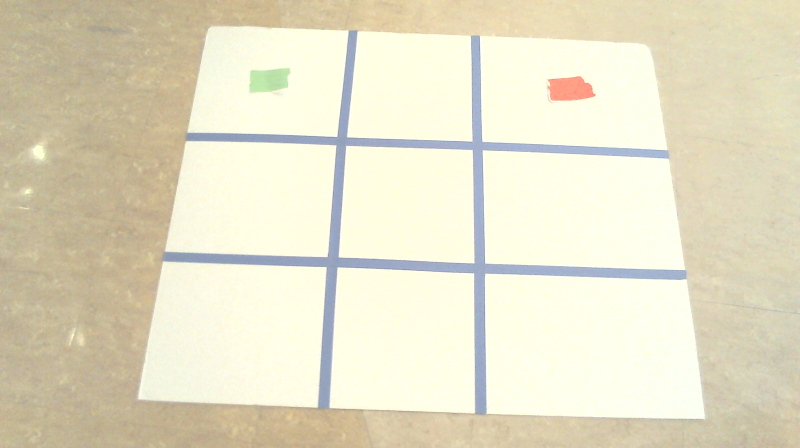
#> input picture Sprint #4 - Classification, Images, and Neural Networks/working with roto_images/images/rotoimages/roto1.jpg, 1600 x 896 px (shown at 1/2 size)
$ python '2024-12-02 - Step 1c - Make Training Squares.py'
#> lines starting #> are read from the running program, lines starting #| are printed output that depends on the picture
#!/usr/bin/env python
# coding: utf-8

# In[9]:


get_ipython().run_line_magic('matplotlib', 'inline')
from pylab import *
import cv2
from glob import glob
from image_defs import *
import os


# In[10]:


board_picture_folder='images/rotoimages/'
square_images_folder='images/rotoimages squares'
image_to_use_for_corners="images/rotoimages/roto1.jpg"

from corners import *


# In[11]:


board_filenames=sorted(glob(board_picture_folder+"/*.jpg"))
print(len(board_filenames))


# ## Look at all the boards

# In[12]:


count=1
figure(figsize=(15,10))
for filename in board_filenames:
    subplot(3,4,count)

    image=imread(filename)
#> image is the input picture: shape (896, 1600, 3); mean R, G, B 228.3, 222.8, 198.2
    image=image[:,300:1400]  # truncate if you need to
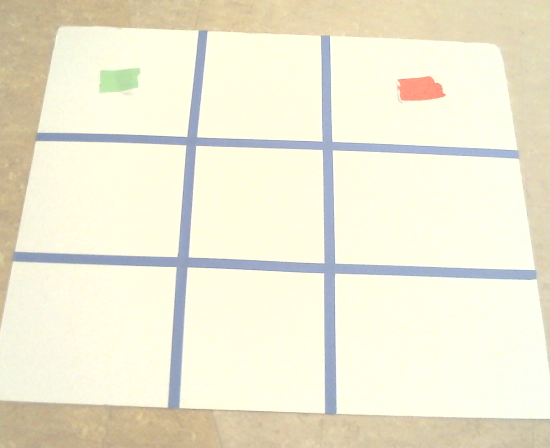
#> image: shape (896, 1100, 3) (shown at 1/2 size); mean R, G, B 238.6, 235.4, 213.4

    imshow(image)


    base,name=os.path.split(filename)
    title(name)
    print(name)
    count+=1
#> pass 2 of the loop `for filename in board_filenames:`:
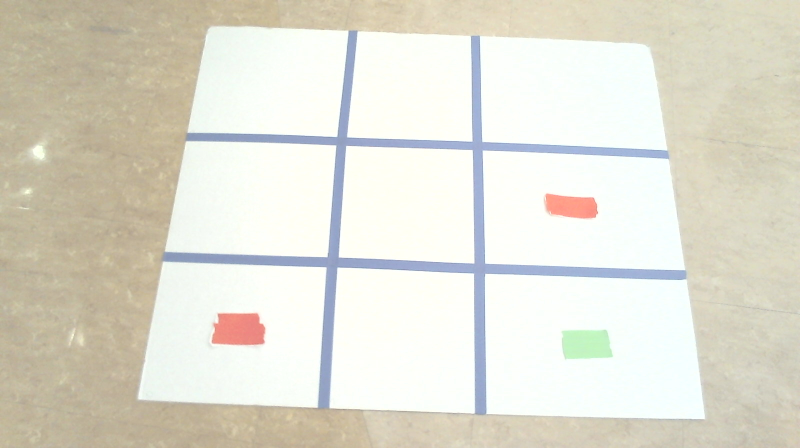
#> input picture Sprint #4 - Classification, Images, and Neural Networks/working with roto_images/images/rotoimages/roto3.jpg, 1600 x 896 px (shown at 1/2 size)
#> image is the input picture: shape (896, 1600, 3); mean R, G, B 224.3, 222.3, 209.9
#> `image=image[:,300:1400]`:
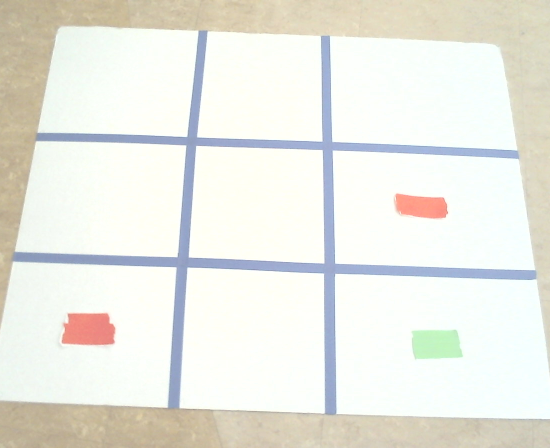
#> image: shape (896, 1100, 3) (shown at 1/2 size); mean R, G, B 234.6, 235.1, 227.7
#> pass 3 of the loop `for filename in board_filenames:`:
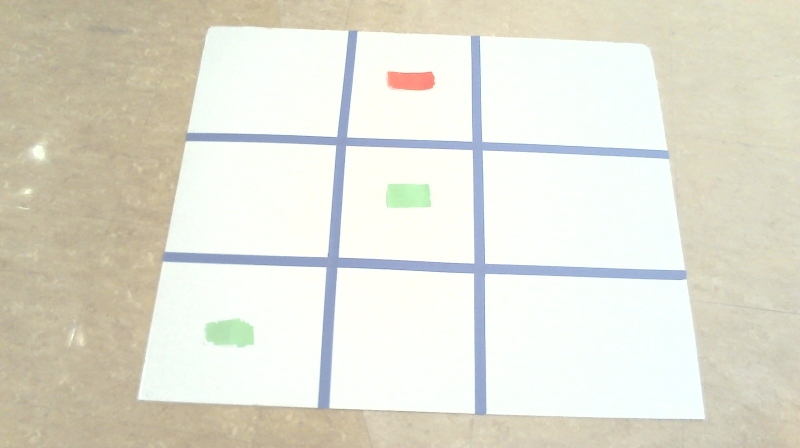
#> input picture Sprint #4 - Classification, Images, and Neural Networks/working with roto_images/images/rotoimages/roto4.jpg, 1600 x 896 px (shown at 1/2 size)
#> image is the input picture: shape (896, 1600, 3); mean R, G, B 225.2, 224.4, 211.6
#> `image=image[:,300:1400]`:
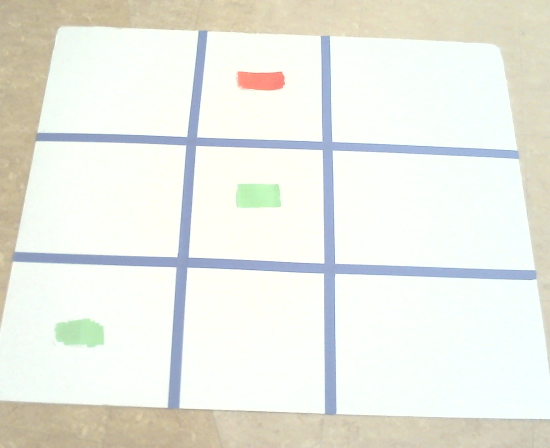
#> image: shape (896, 1100, 3) (shown at 1/2 size); mean R, G, B 234.8, 236.8, 229.1


# In[6]:


board_states={
    'roto1.jpg':'102/000/000',
    'roto2.jpg':'201/000/001',
    'roto3.jpg':'000/002/201',
    'roto4.jpg':'020/010/100',
}


# In[7]:


from Game import *


# In[13]:


count=0
for name in board_states:
    filename=board_picture_folder+"/"+name
    board_string=board_states[name]

#> (the run stopped early here; a loop or call above may not have finished)
